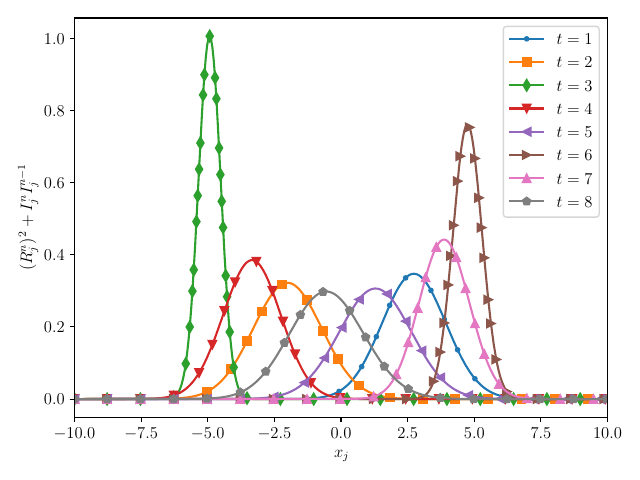

Generate this figure with Python:
from matplotlib import pyplot
import numpy


pyplot.rcParams["text.usetex"] = True
pyplot.rcParams["font.size"] = 12


def readfile(path):
    with open(path, 'r') as f:
        lines = f.read().splitlines()
        
    ts, us = [], []
    for line in lines:
        t, *u = line.split()
        ts.append(float(t))
        us.append(list(map(float, u)))
        
    return ts, us


if __name__ == '__main__':
    ts, us = readfile('main.txt')
    
    x = numpy.concatenate([numpy.array([-10]), numpy.arange(-9.975, 10, 0.05), numpy.array([10])])
    pyplot.plot(x, us[999], label='$t = 1$', marker='.', markevery=0.05)
    pyplot.plot(x, us[1999], label='$t = 2$', marker='s', markevery=0.05)
    pyplot.plot(x, us[2999], label='$t = 3$', marker='d', markevery=0.05)
    pyplot.plot(x, us[3999], label='$t = 4$', marker='v', markevery=0.05)
    pyplot.plot(x, us[4999], label='$t = 5$', marker='<', markevery=0.05)
    pyplot.plot(x, us[5999], label='$t = 6$', marker='>', markevery=0.05)
    pyplot.plot(x, us[6999], label='$t = 7$', marker='^', markevery=0.05)
    pyplot.plot(x, us[7999], label='$t = 8$', marker='p', markevery=0.05)
    
    pyplot.xlim(-10, 10)
    pyplot.xticks([-10, -7.5, -5, -2.5, 0, 2.5, 5, 7.5, 10])
    
    pyplot.xlabel('$x_j$')
    pyplot.ylabel('$(R^n_j)^2 + I^n_jI^{n-1}_j$')
    
    pyplot.tight_layout()
    pyplot.legend()
    pyplot.savefig('main.pdf')
